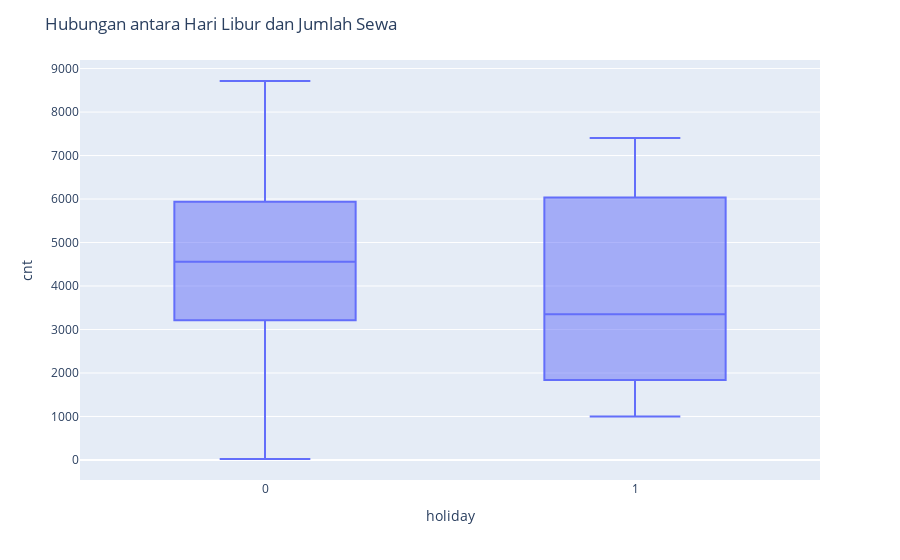

Notebook cell for this chart:
### Markdown cell above
**> Hubungan antara hari libur (holiday) dan jumlah sewa (cnt)**

### Code cell
fig = px.box(df_day, x='holiday', y='cnt')
fig.update_layout(title='Hubungan antara Hari Libur dan Jumlah Sewa')
fig.show()

### Figure 1 — Plotly figure (JSON) as saved in the notebook; plotly's stock layout.template omitted (floating-point values rounded to 4 significant figures; data arrays with more than 128 entries replaced by an {"elided": "..."} marker saying what was removed)
{"data": [{"alignmentgroup": "True", "hovertemplate": "holiday=%{x}<br>cnt=%{y}<extra></extra>", "legendgroup": "", "marker": {"color": "#636efa"}, "name": "", "notched": false, "offsetgroup": "", "orientation": "v", "showlegend": false, "type": "box", "x": {"elided": "731 int values"}, "x0": " ", "xaxis": "x", "y": {"elided": "731 int values"}, "y0": " ", "yaxis": "y"}], "layout": {"boxmode": "group", "legend": {"tracegroupgap": 0}, "margin": {"t": 60}, "title": {"text": "Hubungan antara Hari Libur dan Jumlah Sewa"}, "xaxis": {"anchor": "y", "domain": [0, 1], "title": {"text": "holiday"}}, "yaxis": {"anchor": "x", "domain": [0, 1], "title": {"text": "cnt"}}}}
